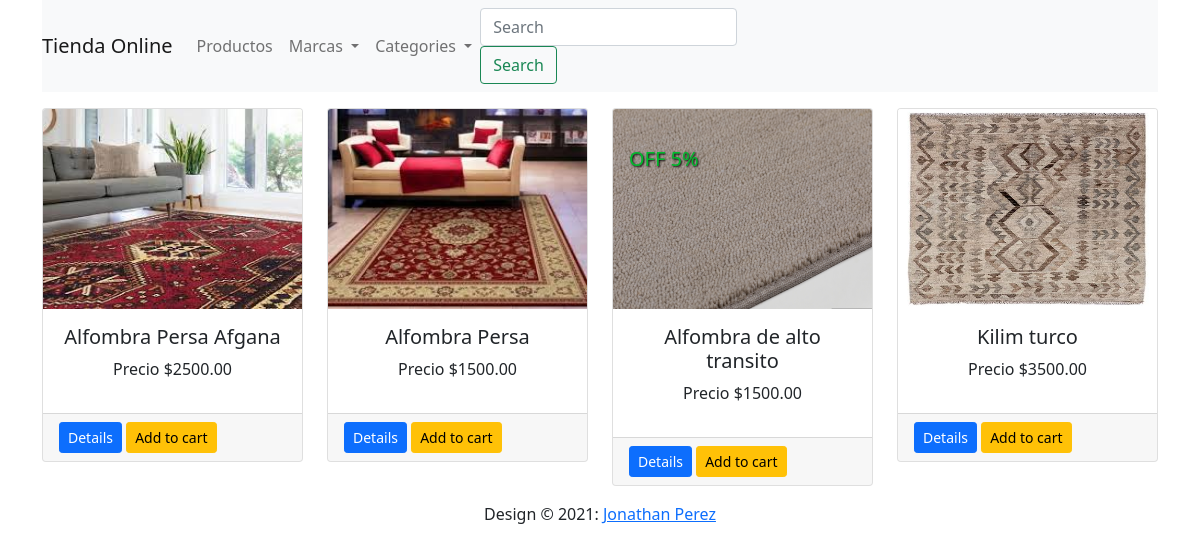
Before: / with the older database file.
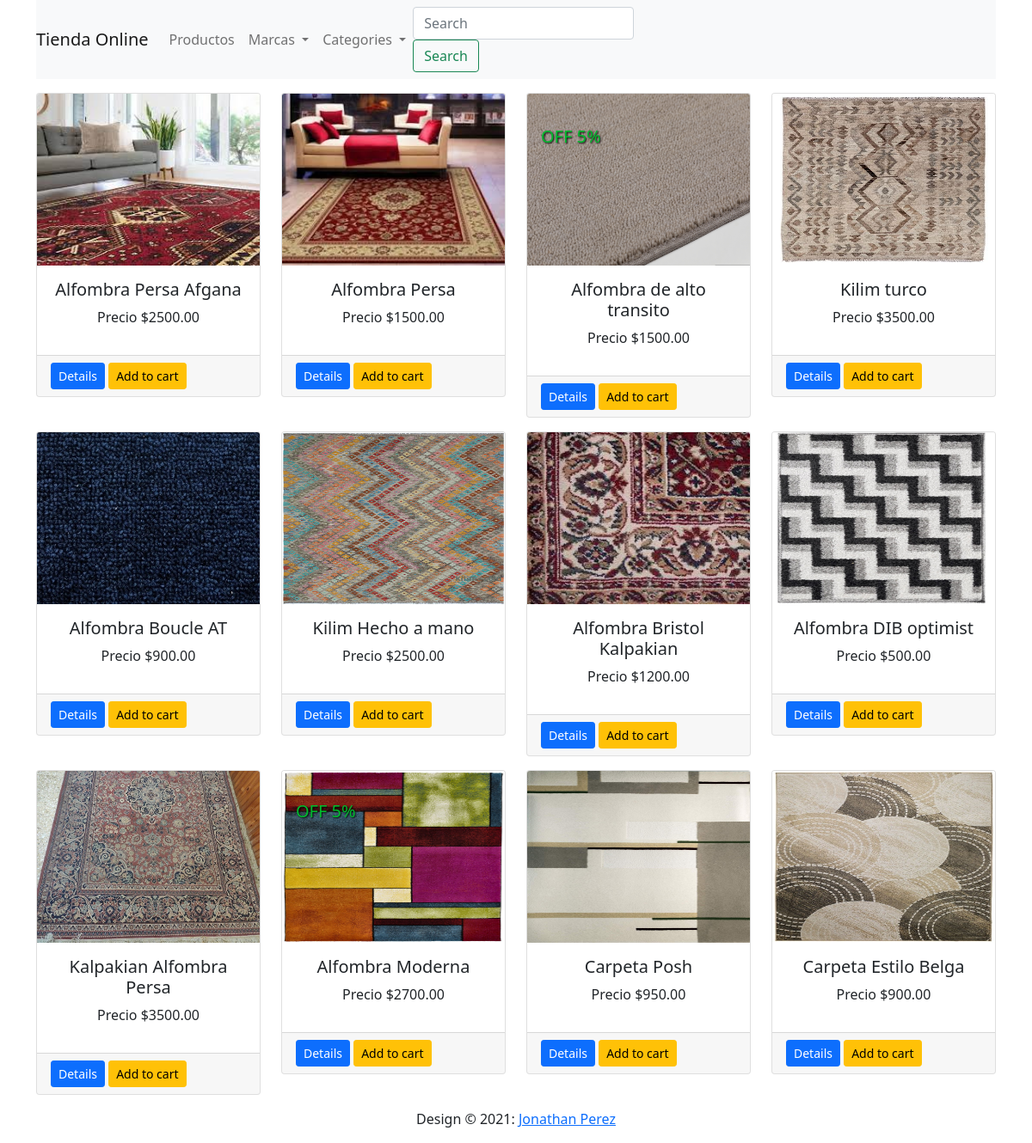
After: the same page with the newer database file.
### shop/products/models.py (models this page shows, shortened)
class Addproduct(db.Model):
    id = db.Column(db.Integer, primary_key=True)
    name = db.Column(db.String(80), nullable=False)
    price = db.Column(db.Numeric(10, 2), nullable=False)
    discount = db.Column(db.Integer, default=0)
    stock = db.Column(db.Integer, nullable=False)
    colors = db.Column(db.Text, nullable=False)
    desc = db.Column(db.Text, nullable=False)
    pub_date = db.Column(db.DateTime, nullable=False, default=datetime.utcnow)
    category_id = db.Column(db.Integer, db.ForeignKey('category.id'), nullable=False)
    category = db.relationship('Category', backref=db.backref('categories', lazy=True))
    brand_id = db.Column(db.Integer, db.ForeignKey('brand.id'), nullable=False)
    brand = db.relationship('Brand', backref=db.backref('brands', lazy=True))
    image_1 = db.Column(db.String(150), nullable=False, default='image1.jpg')
    image_2 = db.Column(db.String(150), nullable=False, default='image2.jpg')
    image_3 = db.Column(db.String(150), nullable=False, default='image3.jpg')

### shop/products/routes.py (the view)
@app.route('/')
def home():
    products = Addproduct.query.filter(Addproduct.stock > 0)
    brands = Brand.query.join(Addproduct, (Brand.id == Addproduct.brand_id)).all()
    categories = Category.query.join(Addproduct, (Category.id == Addproduct.category_id)).all()
    return render_template('products/index.html', products=products, brands=brands, categories=categories)

### shop/templates/products/index.html (shortened to what this page needs)
{% extends 'layout.html'%}
{% block content %}
<div class="container">
    <nav class="navbar navbar-expand-lg navbar-light bg-light">
      <a class="navbar-brand" href="/">Tienda Online</a>
      <div class="collapse navbar-collapse" id="navbarSupportedContent">
        <ul class="navbar-nav mr-auto">
          <li class="nav-item">
            <a class="nav-link" href="{{url_for('home')}}">Productos</a>
          </li>
          <li class="nav-item dropdown">
            <a class="nav-link dropdown-toggle" href="#" id="navbarDropdown" role="button" data-toggle="dropdown" aria-haspopup="true" aria-expanded="false">
              Marcas
            </a>
          </li>
          <li class="nav-item dropdown">
            <a class="nav-link dropdown-toggle" href="#" id="navbarDropdown" role="button" data-toggle="dropdown" aria-haspopup="true" aria-expanded="false">
              Categories
            </a>
          </li>
        </ul>
        <form class="form-inline my-2 my-lg-0">
             <input class="form-control mr-sm-2" type="search" placeholder="Search" aria-label="Search">
             <button class="btn btn-outline-success my-2 my-sm-0" type="submit">Search</button>
        </form>
      </div>
    </nav>
</div>
<div class="container">
    <div class="row">
        {%if brand %}
        {% for b in brand %}
            <div class="col-md-3 mt-3">
                <div class="card">
                    <img src="{{url_for('static', filename='images/' + b.image_1)}}" alt="{{b.name}}" class="card-img-top" height="200">
                    <div class="card-body">
                        {% if b.discount > 0%}
                            <h5 style="text-shadow: 1px 1px 2px #000;color:#00bb2d; position:absolute; top:10%;"> OFF {{b.discount}}%</h5>
                        {% endif %}
                        <h5 class="text-center"> {{b.name}}</h5>
                        <p class="text-center">Precio ${{b.price}}</p>
                    </div>
                    <div class="card-footer">
                        <a href="" class="float-left btn btn-sm btn-primary">Details</a>
                        <a href="" class="float-rigth btn btn-sm btn-warning">Add to cart</a>
                    </div>
                </div>
            </div>
        {% endfor %}
        {% else %}
        {% for product in products %}
        <div class="col-md-3 mt-3">
            <div class="card">
                <img src="{{url_for('static', filename='images/' + product.image_1)}}" alt="{{product.name}}" class="card-img-top" height="200">
                <div class="card-body">
                    {% if product.discount > 0%}
                        <h5 style="text-shadow: 1px 1px 2px #000;color:#00bb2d; position:absolute; top:10%;"> OFF {{product.discount}}%</h5>
                    {% endif %}
                    <h5 class="text-center"> {{product.name}}</h5>
                    <p class="text-center">Precio ${{product.price}}</p>
                </div>
                <div class="card-footer">
                    <a href="" class="float-left btn btn-sm btn-primary">Details</a>
                    <a href="" class="float-rigth btn btn-sm btn-warning">Add to cart</a>
                </div>
            </div>
        </div>
        {% endfor %}
        {% endif %}
    </div>
</div>
{% endblock %}

### shop/templates/layout.html (shortened to what this page needs)
<!doctype html>
<html lang="en">
  <head>
    <link href="https://cdn.jsdelivr.net/npm/bootstrap@5.1.0/dist/css/bootstrap.min.css" rel="stylesheet">
  </head>
  <body>
  {% block content%}
  {% endblock %}
  <footer class="page-footer font-small blue">
    <div class="footer-copyright text-center py-3"> Design © 2021:
      <a href=""> Jonathan Perez</a>
    </div>
  </footer>
  </body>
</html>

Changed rows visible on the page:
added Addproduct: image_1 (picture), name "Alfombra Boucle AT", price "900.00"
added Addproduct: image_1 (picture), name "Kilim Hecho a mano", price "2500.00"
added Addproduct: image_1 (picture), name "Alfombra Bristol Kalpakian", price "1200.00"
added Addproduct: image_1 (picture), name "Alfombra DIB optimist", price "500.00"
added Addproduct: image_1 (picture), name "Kalpakian Alfombra Persa", price "3500.00"
added Addproduct: image_1 (picture), discount "5", name "Alfombra Moderna", price "2700.00"
added Addproduct: image_1 (picture), name "Carpeta Posh", price "950.00"
added Addproduct: image_1 (picture), name "Carpeta Estilo Belga", price "900.00"
